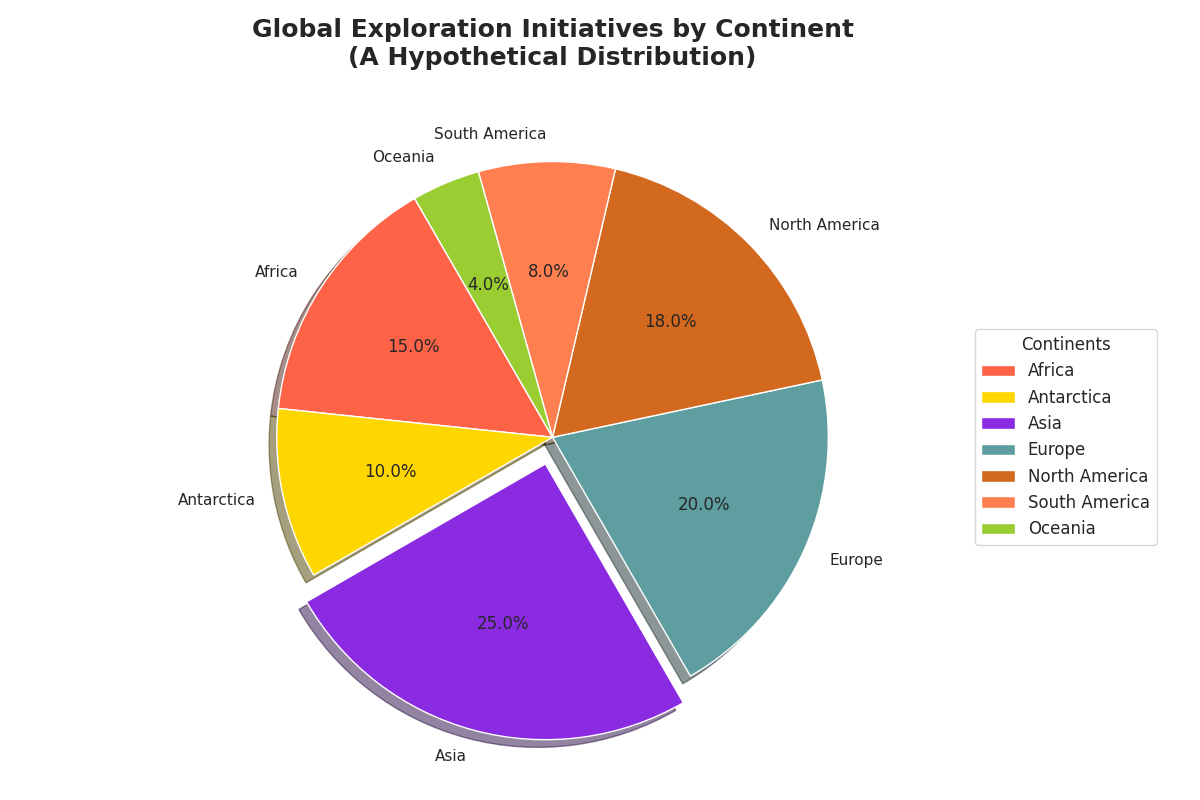

Generate this figure with Python:
import matplotlib.pyplot as plt

continents = ['Africa', 'Antarctica', 'Asia', 'Europe', 'North America', 'South America', 'Oceania']
initiatives_percentage = [15, 10, 25, 20, 18, 8, 4]

# New set of colors for each continent
colors = ['#FF6347', '#FFD700', '#8A2BE2', '#5F9EA0', '#D2691E', '#FF7F50', '#9ACD32']

plt.figure(figsize=(12, 8))

explode = (0, 0, 0.1, 0, 0, 0, 0)
plt.pie(initiatives_percentage, labels=continents, autopct='%1.1f%%', startangle=120, colors=colors, shadow=True, explode=explode)

plt.title('Global Exploration Initiatives by Continent\n(A Hypothetical Distribution)', fontsize=18, fontweight='bold', pad=20)
plt.legend(title="Continents", loc='center left', bbox_to_anchor=(1.1, 0.5), fontsize=12)

plt.tight_layout()
plt.show()
